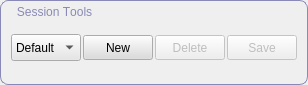
    <widget class="QGroupBox" name="frameScriptTable">
     <property name="sizePolicy">
      <sizepolicy hsizetype="Expanding" vsizetype="Fixed">
       <horstretch>0</horstretch>
       <verstretch>0</verstretch>
      </sizepolicy>
     </property>
     <property name="minimumSize">
      <size>
       <width>0</width>
       <height>50</height>
      </size>
     </property>
     <property name="maximumSize">
      <size>
       <width>16777215</width>
       <height>85</height>
      </size>
     </property>
     <property name="font">
      <font>
       <weight>50</weight>
       <bold>false</bold>
       <underline>false</underline>
       <stylestrategy>PreferDefault</stylestrategy>
       <kerning>false</kerning>
      </font>
     </property>
     <property name="autoFillBackground">
      <bool>false</bool>
     </property>
     <property name="styleSheet">
      <string notr="true"> QGroupBox::title { 
    color: rgb(137, 137, 183);
    background-color: transparent;
     subcontrol-position: top left; /* position at the top left*/ 
     padding:5 15px;
 } 
QGroupBox {border: 1px solid  rgb(137, 137, 183); border-radius: 8px;}</string>
     </property>
     <property name="inputMethodHints">
      <set>Qt::ImhNone</set>
     </property>
     <property name="title">
      <string>Session Tools</string>
     </property>
     <property name="flat">
      <bool>true</bool>
     </property>
     <property name="checkable">
      <bool>false</bool>
     </property>
     <property name="checked">
      <bool>false</bool>
     </property>
     <layout class="QHBoxLayout" name="horizontalLayout_3">
      <property name="spacing">
       <number>2</number>
      </property>
      <property name="leftMargin">
       <number>10</number>
      </property>
      <property name="topMargin">
       <number>20</number>
      </property>
      <property name="rightMargin">
       <number>10</number>
      </property>
      <property name="bottomMargin">
       <number>10</number>
      </property>
      <item>
       <widget class="QComboBox" name="comboBoxStructureASCII1D">
        <property name="sizePolicy">
         <sizepolicy hsizetype="Expanding" vsizetype="Fixed">
          <horstretch>0</horstretch>
          <verstretch>0</verstretch>
         </sizepolicy>
        </property>
        <property name="minimumSize">
         <size>
          <width>0</width>
          <height>25</height>
         </size>
        </property>
        <property name="maximumSize">
         <size>
          <width>16777215</width>
          <height>27</height>
         </size>
        </property>
        <property name="palette">
         <palette>
          <active>
           <colorrole role="WindowText">
            <brush brushstyle="SolidPattern">
             <color alpha="255">
              <red>0</red>
              <green>0</green>
              <blue>0</blue>
             </color>
            </brush>
           </colorrole>
           <colorrole role="Button">
            <brush brushstyle="SolidPattern">
             <color alpha="255">
              <red>230</red>
              <green>230</green>
              <blue>230</blue>
             </color>
            </brush>
           </colorrole>
           <colorrole role="Light">
            <brush brushstyle="SolidPattern">
             <color alpha="255">
              <red>255</red>
              <green>255</green>
              <blue>255</blue>
             </color>
            </brush>
           </colorrole>
           <colorrole role="Midlight">
            <brush brushstyle="SolidPattern">
             <color alpha="255">
              <red>242</red>
              <green>242</green>
              <blue>242</blue>
             </color>
            </brush>
           </colorrole>
           <colorrole role="Dark">
            <brush brushstyle="SolidPattern">
             <color alpha="255">
              <red>115</red>
              <green>115</green>
              <blue>115</blue>
             </color>
            </brush>
           </colorrole>
           <colorrole role="Mid">
            <brush brushstyle="SolidPattern">
             <color alpha="255">
              <red>153</red>
              <green>153</green>
              <blue>153</blue>
             </color>
            </brush>
           </colorrole>
           <colorrole role="Text">
            <brush brushstyle="SolidPattern">
             <color alpha="255">
              <red>0</red>
              <green>0</green>
              <blue>0</blue>
             </color>
            </brush>
           </colorrole>
           <colorrole role="BrightText">
            <brush brushstyle="SolidPattern">
             <color alpha="255">
              <red>255</red>
              <green>255</green>
              <blue>255</blue>
             </color>
            </brush>
           </colorrole>
           <colorrole role="ButtonText">
            <brush brushstyle="SolidPattern">
             <color alpha="255">
              <red>0</red>
              <green>0</green>
              <blue>0</blue>
             </color>
            </brush>
           </colorrole>
           <colorrole role="Base">
            <brush brushstyle="SolidPattern">
             <color alpha="255">
              <red>255</red>
              <green>255</green>
              <blue>195</blue>
             </color>
            </brush>
           </colorrole>
           <colorrole role="Window">
            <brush brushstyle="SolidPattern">
             <color alpha="255">
              <red>238</red>
              <green>238</green>
              <blue>238</blue>
             </color>
            </brush>
           </colorrole>
           <colorrole role="Shadow">
            <brush brushstyle="SolidPattern">
             <color alpha="255">
              <red>0</red>
              <green>0</green>
              <blue>0</blue>
             </color>
            </brush>
           </colorrole>
           <colorrole role="Highlight">
            <brush brushstyle="SolidPattern">
             <color alpha="255">
              <red>0</red>
              <green>0</green>
              <blue>128</blue>
             </color>
            </brush>
           </colorrole>
           <colorrole role="HighlightedText">
            <brush brushstyle="SolidPattern">
             <color alpha="255">
              <red>255</red>
              <green>255</green>
              <blue>255</blue>
             </color>
            </brush>
           </colorrole>
           <colorrole role="Link">
            <brush brushstyle="SolidPattern">
             <color alpha="255">
              <red>0</red>
              <green>0</green>
              <blue>0</blue>
             </color>
            </brush>
           </colorrole>
           <colorrole role="LinkVisited">
            <brush brushstyle="SolidPattern">
             <color alpha="255">
              <red>0</red>
              <green>0</green>
              <blue>0</blue>
             </color>
            </brush>
           </colorrole>
          </active>
          <inactive>
           <colorrole role="WindowText">
            <brush brushstyle="SolidPattern">
             <color alpha="255">
              <red>0</red>
              <green>0</green>
              <blue>0</blue>
             </color>
            </brush>
           </colorrole>
           <colorrole role="Button">
            <brush brushstyle="SolidPattern">
             <color alpha="255">
              <red>230</red>
              <green>230</green>
              <blue>230</blue>
             </color>
            </brush>
           </colorrole>
           <colorrole role="Light">
            <brush brushstyle="SolidPattern">
             <color alpha="255">
              <red>255</red>
              <green>255</green>
              <blue>255</blue>
             </color>
            </brush>
           </colorrole>
           <colorrole role="Midlight">
            <brush brushstyle="SolidPattern">
             <color alpha="255">
              <red>255</red>
              <green>255</green>
              <blue>255</blue>
             </color>
            </brush>
           </colorrole>
           <colorrole role="Dark">
            <brush brushstyle="SolidPattern">
             <color alpha="255">
              <red>115</red>
              <green>115</green>
              <blue>115</blue>
             </color>
            </brush>
           </colorrole>
           <colorrole role="Mid">
            <brush brushstyle="SolidPattern">
             <color alpha="255">
              <red>153</red>
              <green>153</green>
              <blue>153</blue>
             </color>
            </brush>
           </colorrole>
           <colorrole role="Text">
            <brush brushstyle="SolidPattern">
             <color alpha="255">
              <red>0</red>
              <green>0</green>
              <blue>0</blue>
             </color>
            </brush>
           </colorrole>
           <colorrole role="BrightText">
            <brush brushstyle="SolidPattern">
             <color alpha="255">
              <red>255</red>
              <green>255</green>
              <blue>255</blue>
             </color>
            </brush>
           </colorrole>
           <colorrole role="ButtonText">
            <brush brushstyle="SolidPattern">
             <color alpha="255">
              <red>0</red>
              <green>0</green>
              <blue>0</blue>
             </color>
            </brush>
           </colorrole>
           <colorrole role="Base">
            <brush brushstyle="SolidPattern">
             <color alpha="255">
              <red>255</red>
              <green>255</green>
              <blue>195</blue>
             </color>
            </brush>
           </colorrole>
           <colorrole role="Window">
            <brush brushstyle="SolidPattern">
             <color alpha="255">
              <red>238</red>
              <green>238</green>
              <blue>238</blue>
             </color>
            </brush>
           </colorrole>
           <colorrole role="Shadow">
            <brush brushstyle="SolidPattern">
             <color alpha="255">
              <red>0</red>
              <green>0</green>
              <blue>0</blue>
             </color>
            </brush>
           </colorrole>
           <colorrole role="Highlight">
            <brush brushstyle="SolidPattern">
             <color alpha="255">
              <red>0</red>
              <green>0</green>
              <blue>128</blue>
             </color>
            </brush>
           </colorrole>
           <colorrole role="HighlightedText">
            <brush brushstyle="SolidPattern">
             <color alpha="255">
              <red>255</red>
              <green>255</green>
              <blue>255</blue>
             </color>
            </brush>
           </colorrole>
           <colorrole role="Link">
            <brush brushstyle="SolidPattern">
             <color alpha="255">
              <red>0</red>
              <green>0</green>
              <blue>255</blue>
             </color>
            </brush>
           </colorrole>
           <colorrole role="LinkVisited">
            <brush brushstyle="SolidPattern">
             <color alpha="255">
              <red>255</red>
              <green>0</green>
              <blue>255</blue>
             </color>
            </brush>
           </colorrole>
          </inactive>
          <disabled>
           <colorrole role="WindowText">
            <brush brushstyle="SolidPattern">
             <color alpha="255">
              <red>128</red>
              <green>128</green>
              <blue>128</blue>
             </color>
            </brush>
           </colorrole>
           <colorrole role="Button">
            <brush brushstyle="SolidPattern">
             <color alpha="255">
              <red>230</red>
              <green>230</green>
              <blue>230</blue>
             </color>
            </brush>
           </colorrole>
           <colorrole role="Light">
            <brush brushstyle="SolidPattern">
             <color alpha="255">
              <red>255</red>
              <green>255</green>
              <blue>255</blue>
             </color>
            </brush>
           </colorrole>
           <colorrole role="Midlight">
            <brush brushstyle="SolidPattern">
             <color alpha="255">
              <red>255</red>
              <green>255</green>
              <blue>255</blue>
             </color>
            </brush>
           </colorrole>
           <colorrole role="Dark">
            <brush brushstyle="SolidPattern">
             <color alpha="255">
              <red>115</red>
              <green>115</green>
              <blue>115</blue>
             </color>
            </brush>
           </colorrole>
           <colorrole role="Mid">
            <brush brushstyle="SolidPattern">
             <color alpha="255">
              <red>153</red>
              <green>153</green>
              <blue>153</blue>
             </color>
            </brush>
           </colorrole>
           <colorrole role="Text">
            <brush brushstyle="SolidPattern">
             <color alpha="255">
              <red>128</red>
              <green>128</green>
              <blue>128</blue>
             </color>
            </brush>
           </colorrole>
           <colorrole role="BrightText">
            <brush brushstyle="SolidPattern">
             <color alpha="255">
              <red>255</red>
              <green>255</green>
              <blue>255</blue>
             </color>
            </brush>
           </colorrole>
           <colorrole role="ButtonText">
            <brush brushstyle="SolidPattern">
             <color alpha="255">
              <red>128</red>
              <green>128</green>
              <blue>128</blue>
             </color>
            </brush>
           </colorrole>
           <colorrole role="Base">
            <brush brushstyle="SolidPattern">
             <color alpha="255">
              <red>255</red>
              <green>255</green>
              <blue>195</blue>
             </color>
            </brush>
           </colorrole>
           <colorrole role="Window">
            <brush brushstyle="SolidPattern">
             <color alpha="255">
              <red>238</red>
              <green>238</green>
              <blue>238</blue>
             </color>
            </brush>
           </colorrole>
           <colorrole role="Shadow">
            <brush brushstyle="SolidPattern">
             <color alpha="255">
              <red>0</red>
              <green>0</green>
              <blue>0</blue>
             </color>
            </brush>
           </colorrole>
           <colorrole role="Highlight">
            <brush brushstyle="SolidPattern">
             <color alpha="255">
              <red>0</red>
              <green>0</green>
              <blue>128</blue>
             </color>
            </brush>
           </colorrole>
           <colorrole role="HighlightedText">
            <brush brushstyle="SolidPattern">
             <color alpha="255">
              <red>255</red>
              <green>255</green>
              <blue>255</blue>
             </color>
            </brush>
           </colorrole>
           <colorrole role="Link">
            <brush brushstyle="SolidPattern">
             <color alpha="255">
              <red>0</red>
              <green>0</green>
              <blue>255</blue>
             </color>
            </brush>
           </colorrole>
           <colorrole role="LinkVisited">
            <brush brushstyle="SolidPattern">
             <color alpha="255">
              <red>255</red>
              <green>0</green>
              <blue>255</blue>
             </color>
            </brush>
           </colorrole>
          </disabled>
         </palette>
        </property>
        <property name="focusPolicy">
         <enum>Qt::StrongFocus</enum>
        </property>
        <property name="toolTip">
         <string>Active Script-Table</string>
        </property>
        <property name="whatsThis">
         <string>Active Script-Table</string>
        </property>
        <item>
         <property name="text">
          <string>Default</string>
         </property>
        </item>
       </widget>
      </item>
      <item>
       <widget class="QToolButton" name="pushButtonNewASCII1D">
        <property name="sizePolicy">
         <sizepolicy hsizetype="Minimum" vsizetype="Expanding">
          <horstretch>0</horstretch>
          <verstretch>0</verstretch>
         </sizepolicy>
        </property>
        <property name="minimumSize">
         <size>
          <width>70</width>
          <height>25</height>
         </size>
        </property>
        <property name="maximumSize">
         <size>
          <width>2300</width>
          <height>25</height>
         </size>
        </property>
        <property name="baseSize">
         <size>
          <width>0</width>
          <height>25</height>
         </size>
        </property>
        <property name="palette">
         <palette>
          <active>
           <colorrole role="WindowText">
            <brush brushstyle="SolidPattern">
             <color alpha="255">
              <red>0</red>
              <green>0</green>
              <blue>0</blue>
             </color>
            </brush>
           </colorrole>
           <colorrole role="Button">
            <brush brushstyle="SolidPattern">
             <color alpha="255">
              <red>220</red>
              <green>220</green>
              <blue>220</blue>
             </color>
            </brush>
           </colorrole>
           <colorrole role="Light">
            <brush brushstyle="SolidPattern">
             <color alpha="255">
              <red>255</red>
              <green>255</green>
              <blue>255</blue>
             </color>
            </brush>
           </colorrole>
           <colorrole role="Midlight">
            <brush brushstyle="SolidPattern">
             <color alpha="255">
              <red>237</red>
              <green>237</green>
              <blue>237</blue>
             </color>
            </brush>
           </colorrole>
           <colorrole role="Dark">
            <brush brushstyle="SolidPattern">
             <color alpha="255">
              <red>110</red>
              <green>110</green>
              <blue>110</blue>
             </color>
            </brush>
           </colorrole>
           <colorrole role="Mid">
            <brush brushstyle="SolidPattern">
             <color alpha="255">
              <red>146</red>
              <green>146</green>
              <blue>146</blue>
             </color>
            </brush>
           </colorrole>
           <colorrole role="Text">
            <brush brushstyle="SolidPattern">
             <color alpha="255">
              <red>0</red>
              <green>0</green>
              <blue>0</blue>
             </color>
            </brush>
           </colorrole>
           <colorrole role="BrightText">
            <brush brushstyle="SolidPattern">
             <color alpha="255">
              <red>255</red>
              <green>255</green>
              <blue>255</blue>
             </color>
            </brush>
           </colorrole>
           <colorrole role="ButtonText">
            <brush brushstyle="SolidPattern">
             <color alpha="255">
              <red>0</red>
              <green>0</green>
              <blue>0</blue>
             </color>
            </brush>
           </colorrole>
           <colorrole role="Base">
            <brush brushstyle="SolidPattern">
             <color alpha="255">
              <red>255</red>
              <green>255</green>
              <blue>255</blue>
             </color>
            </brush>
           </colorrole>
           <colorrole role="Window">
            <brush brushstyle="SolidPattern">
             <color alpha="255">
              <red>239</red>
              <green>239</green>
              <blue>239</blue>
             </color>
            </brush>
           </colorrole>
           <colorrole role="Shadow">
            <brush brushstyle="SolidPattern">
             <color alpha="255">
              <red>0</red>
              <green>0</green>
              <blue>0</blue>
             </color>
            </brush>
           </colorrole>
           <colorrole role="Highlight">
            <brush brushstyle="SolidPattern">
             <color alpha="255">
              <red>0</red>
              <green>0</green>
              <blue>128</blue>
             </color>
            </brush>
           </colorrole>
           <colorrole role="HighlightedText">
            <brush brushstyle="SolidPattern">
             <color alpha="255">
              <red>255</red>
              <green>255</green>
              <blue>255</blue>
             </color>
            </brush>
           </colorrole>
           <colorrole role="Link">
            <brush brushstyle="SolidPattern">
             <color alpha="255">
              <red>0</red>
              <green>0</green>
              <blue>0</blue>
             </color>
            </brush>
           </colorrole>
           <colorrole role="LinkVisited">
            <brush brushstyle="SolidPattern">
             <color alpha="255">
              <red>0</red>
              <green>0</green>
              <blue>0</blue>
             </color>
            </brush>
           </colorrole>
          </active>
          <inactive>
           <colorrole role="WindowText">
            <brush brushstyle="SolidPattern">
             <color alpha="255">
              <red>0</red>
              <green>0</green>
              <blue>0</blue>
             </color>
            </brush>
           </colorrole>
           <colorrole role="Button">
            <brush brushstyle="SolidPattern">
             <color alpha="255">
              <red>220</red>
              <green>220</green>
              <blue>220</blue>
             </color>
            </brush>
           </colorrole>
           <colorrole role="Light">
            <brush brushstyle="SolidPattern">
             <color alpha="255">
              <red>255</red>
              <green>255</green>
              <blue>255</blue>
             </color>
            </brush>
           </colorrole>
           <colorrole role="Midlight">
            <brush brushstyle="SolidPattern">
             <color alpha="255">
              <red>253</red>
              <green>253</green>
              <blue>253</blue>
             </color>
            </brush>
           </colorrole>
           <colorrole role="Dark">
            <brush brushstyle="SolidPattern">
             <color alpha="255">
              <red>110</red>
              <green>110</green>
              <blue>110</blue>
             </color>
            </brush>
           </colorrole>
           <colorrole role="Mid">
            <brush brushstyle="SolidPattern">
             <color alpha="255">
              <red>146</red>
              <green>146</green>
              <blue>146</blue>
             </color>
            </brush>
           </colorrole>
           <colorrole role="Text">
            <brush brushstyle="SolidPattern">
             <color alpha="255">
              <red>0</red>
              <green>0</green>
              <blue>0</blue>
             </color>
            </brush>
           </colorrole>
           <colorrole role="BrightText">
            <brush brushstyle="SolidPattern">
             <color alpha="255">
              <red>255</red>
              <green>255</green>
              <blue>255</blue>
             </color>
            </brush>
           </colorrole>
           <colorrole role="ButtonText">
            <brush brushstyle="SolidPattern">
             <color alpha="255">
              <red>0</red>
              <green>0</green>
              <blue>0</blue>
             </color>
            </brush>
           </colorrole>
           <colorrole role="Base">
            <brush brushstyle="SolidPattern">
             <color alpha="255">
              <red>255</red>
              <green>255</green>
              <blue>255</blue>
             </color>
            </brush>
           </colorrole>
           <colorrole role="Window">
            <brush brushstyle="SolidPattern">
             <color alpha="255">
              <red>239</red>
              <green>239</green>
              <blue>239</blue>
             </color>
            </brush>
           </colorrole>
           <colorrole role="Shadow">
            <brush brushstyle="SolidPattern">
             <color alpha="255">
              <red>0</red>
              <green>0</green>
              <blue>0</blue>
             </color>
            </brush>
           </colorrole>
           <colorrole role="Highlight">
            <brush brushstyle="SolidPattern">
             <color alpha="255">
              <red>0</red>
              <green>0</green>
              <blue>128</blue>
             </color>
            </brush>
           </colorrole>
           <colorrole role="HighlightedText">
            <brush brushstyle="SolidPattern">
             <color alpha="255">
              <red>255</red>
              <green>255</green>
              <blue>255</blue>
             </color>
            </brush>
           </colorrole>
           <colorrole role="Link">
            <brush brushstyle="SolidPattern">
             <color alpha="255">
              <red>0</red>
              <green>0</green>
              <blue>0</blue>
             </color>
            </brush>
           </colorrole>
           <colorrole role="LinkVisited">
            <brush brushstyle="SolidPattern">
             <color alpha="255">
              <red>0</red>
              <green>0</green>
              <blue>0</blue>
             </color>
            </brush>
           </colorrole>
          </inactive>
          <disabled>
           <colorrole role="WindowText">
            <brush brushstyle="SolidPattern">
             <color alpha="255">
              <red>128</red>
              <green>128</green>
              <blue>128</blue>
             </color>
            </brush>
           </colorrole>
           <colorrole role="Button">
            <brush brushstyle="SolidPattern">
             <color alpha="255">
              <red>220</red>
              <green>220</green>
              <blue>220</blue>
             </color>
            </brush>
           </colorrole>
           <colorrole role="Light">
            <brush brushstyle="SolidPattern">
             <color alpha="255">
              <red>255</red>
              <green>255</green>
              <blue>255</blue>
             </color>
            </brush>
           </colorrole>
           <colorrole role="Midlight">
            <brush brushstyle="SolidPattern">
             <color alpha="255">
              <red>253</red>
              <green>253</green>
              <blue>253</blue>
             </color>
            </brush>
           </colorrole>
           <colorrole role="Dark">
            <brush brushstyle="SolidPattern">
             <color alpha="255">
              <red>110</red>
              <green>110</green>
              <blue>110</blue>
             </color>
            </brush>
           </colorrole>
           <colorrole role="Mid">
            <brush brushstyle="SolidPattern">
             <color alpha="255">
              <red>146</red>
              <green>146</green>
              <blue>146</blue>
             </color>
            </brush>
           </colorrole>
           <colorrole role="Text">
            <brush brushstyle="SolidPattern">
             <color alpha="255">
              <red>128</red>
              <green>128</green>
              <blue>128</blue>
             </color>
            </brush>
           </colorrole>
           <colorrole role="BrightText">
            <brush brushstyle="SolidPattern">
             <color alpha="255">
              <red>255</red>
              <green>255</green>
              <blue>255</blue>
             </color>
            </brush>
           </colorrole>
           <colorrole role="ButtonText">
            <brush brushstyle="SolidPattern">
             <color alpha="255">
              <red>128</red>
              <green>128</green>
              <blue>128</blue>
             </color>
            </brush>
           </colorrole>
           <colorrole role="Base">
            <brush brushstyle="SolidPattern">
             <color alpha="255">
              <red>255</red>
              <green>255</green>
              <blue>255</blue>
             </color>
            </brush>
           </colorrole>
           <colorrole role="Window">
            <brush brushstyle="SolidPattern">
             <color alpha="255">
              <red>239</red>
              <green>239</green>
              <blue>239</blue>
             </color>
            </brush>
           </colorrole>
           <colorrole role="Shadow">
            <brush brushstyle="SolidPattern">
             <color alpha="255">
              <red>0</red>
              <green>0</green>
              <blue>0</blue>
             </color>
            </brush>
           </colorrole>
           <colorrole role="Highlight">
            <brush brushstyle="SolidPattern">
             <color alpha="255">
              <red>0</red>
              <green>0</green>
              <blue>128</blue>
             </color>
            </brush>
           </colorrole>
           <colorrole role="HighlightedText">
            <brush brushstyle="SolidPattern">
             <color alpha="255">
              <red>255</red>
              <green>255</green>
              <blue>255</blue>
             </color>
            </brush>
           </colorrole>
           <colorrole role="Link">
            <brush brushstyle="SolidPattern">
             <color alpha="255">
              <red>0</red>
              <green>0</green>
              <blue>255</blue>
             </color>
            </brush>
           </colorrole>
           <colorrole role="LinkVisited">
            <brush brushstyle="SolidPattern">
             <color alpha="255">
              <red>255</red>
              <green>0</green>
              <blue>255</blue>
             </color>
            </brush>
           </colorrole>
          </disabled>
         </palette>
        </property>
        <property name="font">
         <font/>
        </property>
        <property name="toolTip">
         <string>Create new Script-table</string>
        </property>
        <property name="whatsThis">
         <string>Create new Script-table</string>
        </property>
        <property name="text">
         <string>New</string>
        </property>
        <property name="icon">
         <iconset resource="../../icons/icons/icons.qrc">
          <normaloff>:/sans-add-file.png</normaloff>:/sans-add-file.png</iconset>
        </property>
        <property name="toolButtonStyle">
         <enum>Qt::ToolButtonTextBesideIcon</enum>
        </property>
       </widget>
      </item>
      <item>
       <widget class="QToolButton" name="pushButtonDeleteASCII1D">
        <property name="enabled">
         <bool>false</bool>
        </property>
        <property name="sizePolicy">
         <sizepolicy hsizetype="Fixed" vsizetype="Fixed">
          <horstretch>0</horstretch>
          <verstretch>0</verstretch>
         </sizepolicy>
        </property>
        <property name="minimumSize">
         <size>
          <width>70</width>
          <height>25</height>
         </size>
        </property>
        <property name="maximumSize">
         <size>
          <width>25</width>
          <height>25</height>
         </size>
        </property>
        <property name="baseSize">
         <size>
          <width>25</width>
          <height>0</height>
         </size>
        </property>
        <property name="toolTip">
         <string>Delete Current Instrument</string>
        </property>
        <property name="whatsThis">
         <string>Delete Current Instrument</string>
        </property>
        <property name="text">
         <string>Delete</string>
        </property>
        <property name="icon">
         <iconset resource="../../icons/icons/icons.qrc">
          <normaloff>:/sans-delete.png</normaloff>:/sans-delete.png</iconset>
        </property>
        <property name="iconSize">
         <size>
          <width>16</width>
          <height>16</height>
         </size>
        </property>
        <property name="toolButtonStyle">
         <enum>Qt::ToolButtonTextBesideIcon</enum>
        </property>
       </widget>
      </item>
      <item>
       <widget class="QToolButton" name="pushButtonSaveCurrentASCII1D">
        <property name="enabled">
         <bool>false</bool>
        </property>
        <property name="sizePolicy">
         <sizepolicy hsizetype="Fixed" vsizetype="Fixed">
          <horstretch>0</horstretch>
          <verstretch>0</verstretch>
         </sizepolicy>
        </property>
        <property name="minimumSize">
         <size>
          <width>70</width>
          <height>25</height>
         </size>
        </property>
        <property name="maximumSize">
         <size>
          <width>25</width>
          <height>25</height>
         </size>
        </property>
        <property name="baseSize">
         <size>
          <width>25</width>
          <height>0</height>
         </size>
        </property>
        <property name="toolTip">
         <string>Save current Settings</string>
        </property>
        <property name="whatsThis">
         <string>Save current Settings</string>
        </property>
        <property name="text">
         <string>Save</string>
        </property>
        <property name="icon">
         <iconset resource="../../icons/icons/icons.qrc">
          <normaloff>:/sans-saveas.png</normaloff>:/sans-saveas.png</iconset>
        </property>
        <property name="toolButtonStyle">
         <enum>Qt::ToolButtonTextBesideIcon</enum>
        </property>
       </widget>
      </item>
     </layout>
    </widget>
